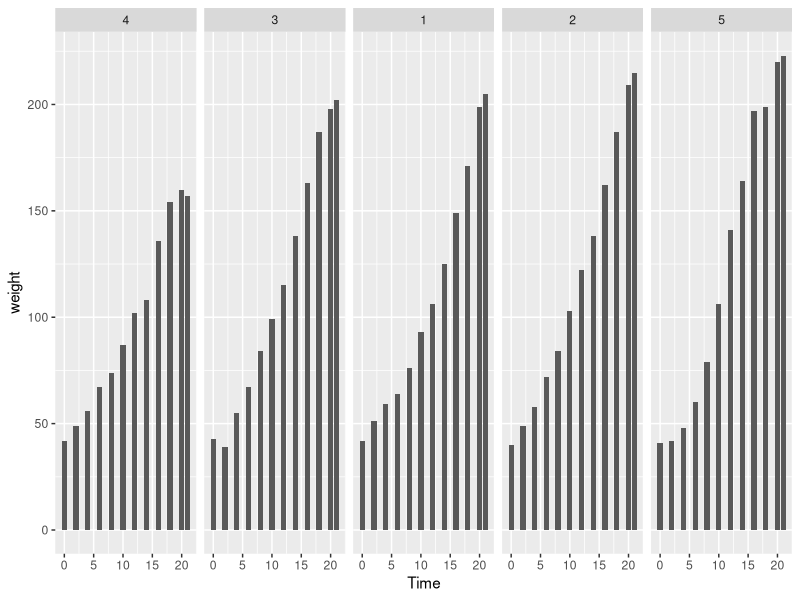
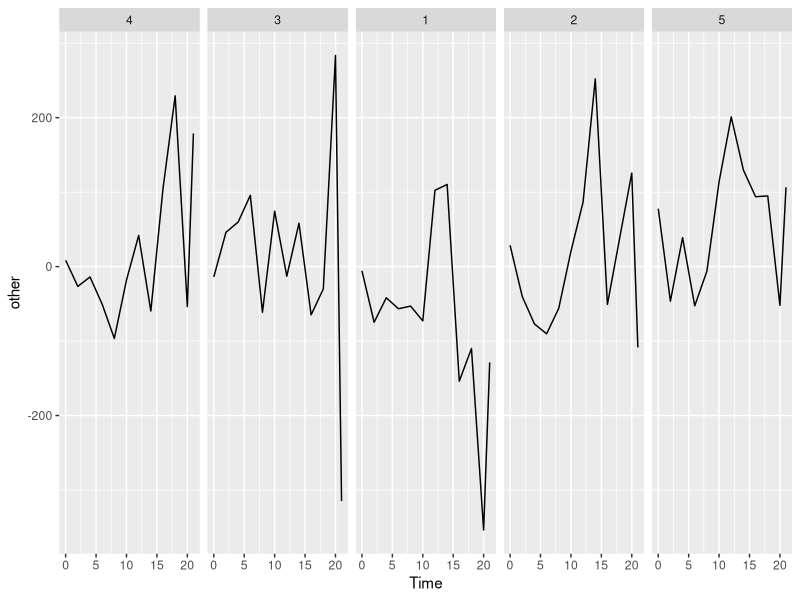

The R script that drew these images, in order:


library(dplyr)
library(ggplot2)

chw <- ChickWeight
chw.sel <- chw %>% filter(Chick=="1"|Chick=="2"|Chick=="3"|Chick=="4"|Chick=="5")
multi <- rnorm(length(chw.sel$weight),0,1)
chw.sel <- chw.sel %>% mutate(other=weight*multi)

ggplot(chw.sel, aes(x=Time, y=weight))+geom_bar(stat="identity")+
  facet_grid(.~Chick)

ggplot(chw.sel, aes(x=Time, y=other))+geom_line()+
  facet_grid(.~Chick)

chw.sel$Chick 
